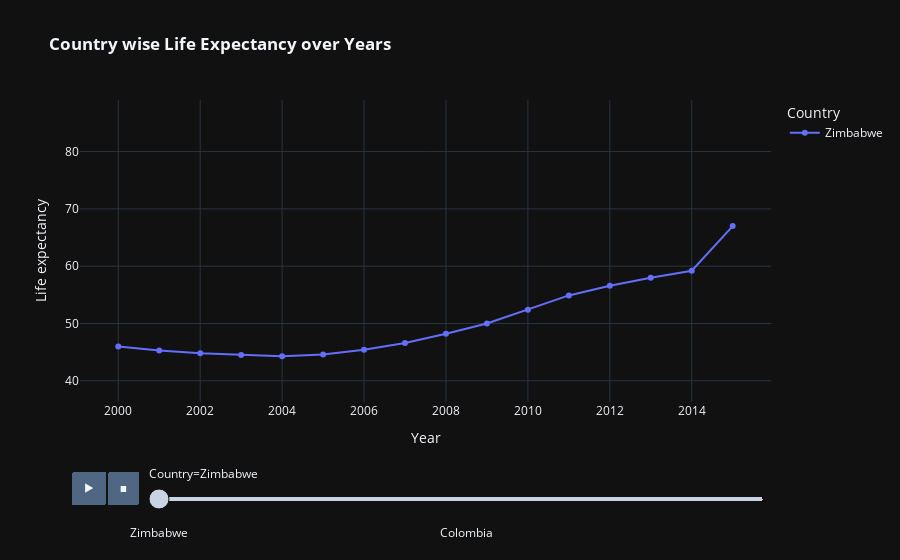

Notebook cell for this chart:
### Code cell
fig=px.line(df.sort_values(by='Year'),x='Year',y='Life expectancy',animation_frame='Country',\
            animation_group='Year',color='Country',markers=True,template='plotly_dark',\
                title='<b> Country wise Life Expectancy over Years')
fig.update_layout(yaxis_range=[min(df['Life expectancy']),max(df['Life expectancy'])])
fig.show()
